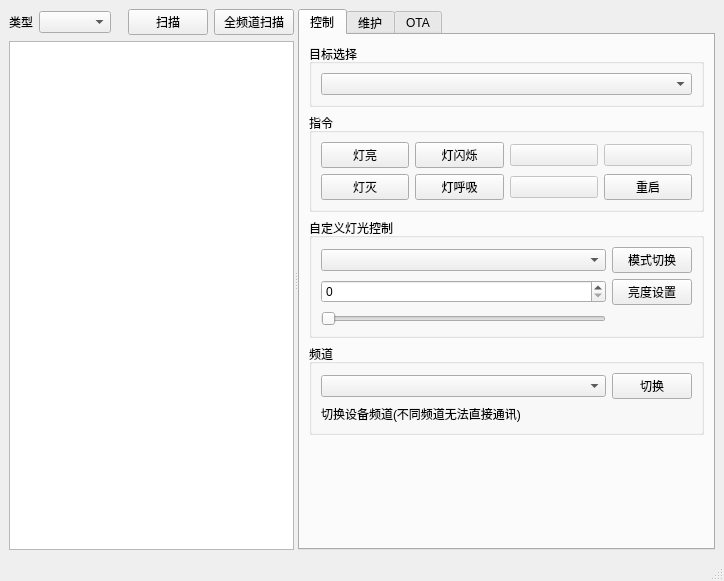
<?xml version="1.0" encoding="UTF-8"?>
<ui version="4.0">
 <class>MainWindow</class>
 <widget class="QMainWindow" name="MainWindow">
  <property name="geometry">
   <rect>
    <x>0</x>
    <y>0</y>
    <width>724</width>
    <height>581</height>
   </rect>
  </property>
  <property name="windowTitle">
   <string>ESP32 车库灯参数设置工具</string>
  </property>
  <widget class="QWidget" name="centralwidget">
   <layout class="QVBoxLayout" name="verticalLayout_2">
    <item>
     <widget class="QSplitter" name="splitter">
      <property name="orientation">
       <enum>Qt::Horizontal</enum>
      </property>
      <widget class="QWidget" name="layoutWidget">
       <layout class="QVBoxLayout" name="verticalLayout">
        <item>
         <layout class="QHBoxLayout" name="horizontalLayout">
          <item>
           <widget class="QLabel" name="label_5">
            <property name="text">
             <string>类型</string>
            </property>
           </widget>
          </item>
          <item>
           <widget class="QComboBox" name="edit_device_type_filter"/>
          </item>
          <item>
           <spacer name="horizontalSpacer">
            <property name="orientation">
             <enum>Qt::Horizontal</enum>
            </property>
            <property name="sizeHint" stdset="0">
             <size>
              <width>40</width>
              <height>20</height>
             </size>
            </property>
           </spacer>
          </item>
          <item>
           <widget class="QPushButton" name="btn_scan">
            <property name="text">
             <string>扫描</string>
            </property>
           </widget>
          </item>
          <item>
           <widget class="QPushButton" name="btn_all_channel_scan">
            <property name="enabled">
             <bool>true</bool>
            </property>
            <property name="text">
             <string>全频道扫描</string>
            </property>
           </widget>
          </item>
         </layout>
        </item>
        <item>
         <widget class="QTableView" name="deviceListView"/>
        </item>
       </layout>
      </widget>
      <widget class="QTabWidget" name="tabWidget">
       <property name="currentIndex">
        <number>0</number>
       </property>
       <widget class="QWidget" name="tab_ctl">
        <attribute name="title">
         <string>控制</string>
        </attribute>
        <layout class="QVBoxLayout" name="verticalLayout_11">
         <item>
          <widget class="QGroupBox" name="groupBox_5">
           <property name="title">
            <string>目标选择</string>
           </property>
           <layout class="QGridLayout" name="gridLayout_7" columnstretch="0">
            <item row="0" column="0">
             <widget class="QComboBox" name="edit_target_select"/>
            </item>
           </layout>
          </widget>
         </item>
         <item>
          <widget class="QGroupBox" name="groupBox_3">
           <property name="title">
            <string>指令</string>
           </property>
           <layout class="QGridLayout" name="gridLayout_4">
            <item row="0" column="0">
             <widget class="QPushButton" name="btn_light_on">
              <property name="text">
               <string>灯亮</string>
              </property>
             </widget>
            </item>
            <item row="1" column="0">
             <widget class="QPushButton" name="btn_light_off">
              <property name="text">
               <string>灯灭</string>
              </property>
             </widget>
            </item>
            <item row="1" column="1">
             <widget class="QPushButton" name="btn_light_breathe">
              <property name="enabled">
               <bool>true</bool>
              </property>
              <property name="text">
               <string>灯呼吸</string>
              </property>
             </widget>
            </item>
            <item row="1" column="2">
             <widget class="QPushButton" name="pushButton_2">
              <property name="enabled">
               <bool>false</bool>
              </property>
              <property name="text">
               <string/>
              </property>
             </widget>
            </item>
            <item row="1" column="3">
             <widget class="QPushButton" name="btn_reboot">
              <property name="text">
               <string>重启</string>
              </property>
             </widget>
            </item>
            <item row="0" column="1">
             <widget class="QPushButton" name="btn_light_blink">
              <property name="enabled">
               <bool>true</bool>
              </property>
              <property name="text">
               <string>灯闪烁</string>
              </property>
             </widget>
            </item>
            <item row="0" column="2">
             <widget class="QPushButton" name="pushButton_5">
              <property name="enabled">
               <bool>false</bool>
              </property>
              <property name="text">
               <string/>
              </property>
             </widget>
            </item>
            <item row="0" column="3">
             <widget class="QPushButton" name="pushButton_6">
              <property name="enabled">
               <bool>false</bool>
              </property>
              <property name="text">
               <string/>
              </property>
             </widget>
            </item>
           </layout>
          </widget>
         </item>
         <item>
          <widget class="QGroupBox" name="groupBox">
           <property name="title">
            <string>自定义灯光控制</string>
           </property>
           <layout class="QGridLayout" name="gridLayout_5" columnstretch="5,1">
            <item row="2" column="0">
             <widget class="QSlider" name="edit_light_brightness_slider">
              <property name="maximum">
               <number>100</number>
              </property>
              <property name="orientation">
               <enum>Qt::Horizontal</enum>
              </property>
             </widget>
            </item>
            <item row="1" column="1">
             <widget class="QPushButton" name="btn_light_brightness_set">
              <property name="text">
               <string>亮度设置</string>
              </property>
             </widget>
            </item>
            <item row="1" column="0">
             <widget class="QSpinBox" name="edit_light_brightness">
              <property name="maximum">
               <number>100</number>
              </property>
             </widget>
            </item>
            <item row="0" column="0">
             <widget class="QComboBox" name="edit_light_mode"/>
            </item>
            <item row="0" column="1">
             <widget class="QPushButton" name="btn_light_mode_set">
              <property name="text">
               <string>模式切换</string>
              </property>
             </widget>
            </item>
           </layout>
          </widget>
         </item>
         <item>
          <widget class="QGroupBox" name="groupBox_4">
           <property name="title">
            <string>频道</string>
           </property>
           <layout class="QGridLayout" name="gridLayout_6" columnstretch="5,1">
            <item row="0" column="1">
             <widget class="QPushButton" name="btn_channel_set">
              <property name="text">
               <string>切换</string>
              </property>
             </widget>
            </item>
            <item row="0" column="0">
             <widget class="QComboBox" name="edit_channel"/>
            </item>
            <item row="1" column="0">
             <widget class="QLabel" name="label_10">
              <property name="text">
               <string>&lt;html&gt;&lt;head/&gt;&lt;body&gt;&lt;p&gt;切换设备频道(不同频道无法直接通讯)&lt;/p&gt;&lt;/body&gt;&lt;/html&gt;</string>
              </property>
             </widget>
            </item>
           </layout>
          </widget>
         </item>
         <item>
          <spacer name="verticalSpacer_7">
           <property name="orientation">
            <enum>Qt::Vertical</enum>
           </property>
           <property name="sizeHint" stdset="0">
            <size>
             <width>20</width>
             <height>205</height>
            </size>
           </property>
          </spacer>
         </item>
        </layout>
       </widget>
       <widget class="QWidget" name="tab_set">
        <attribute name="title">
         <string>维护</string>
        </attribute>
        <layout class="QVBoxLayout" name="verticalLayout_4">
         <item>
          <layout class="QHBoxLayout" name="horizontalLayout_3">
           <item>
            <widget class="QPushButton" name="btn_config_read">
             <property name="text">
              <string>读取</string>
             </property>
            </widget>
           </item>
           <item>
            <spacer name="horizontalSpacer_2">
             <property name="orientation">
              <enum>Qt::Horizontal</enum>
             </property>
             <property name="sizeHint" stdset="0">
              <size>
               <width>40</width>
               <height>20</height>
              </size>
             </property>
            </spacer>
           </item>
           <item>
            <widget class="QPushButton" name="btn_config_write">
             <property name="text">
              <string>写入</string>
             </property>
            </widget>
           </item>
          </layout>
         </item>
         <item>
          <widget class="Line" name="line_2">
           <property name="orientation">
            <enum>Qt::Horizontal</enum>
           </property>
          </widget>
         </item>
         <item>
          <widget class="Line" name="line">
           <property name="orientation">
            <enum>Qt::Horizontal</enum>
           </property>
          </widget>
         </item>
         <item>
          <layout class="QFormLayout" name="formLayout">
           <item row="0" column="0">
            <widget class="QLabel" name="label">
             <property name="text">
              <string>位置</string>
             </property>
            </widget>
           </item>
           <item row="0" column="1">
            <layout class="QHBoxLayout" name="horizontalLayout_2">
             <item>
              <widget class="QLineEdit" name="edit_pos_g">
               <property name="placeholderText">
                <string>G</string>
               </property>
              </widget>
             </item>
             <item>
              <widget class="QLineEdit" name="edit_pos_x">
               <property name="placeholderText">
                <string>X</string>
               </property>
              </widget>
             </item>
             <item>
              <widget class="QLineEdit" name="edit_pos_y">
               <property name="placeholderText">
                <string>Y</string>
               </property>
              </widget>
             </item>
            </layout>
           </item>
           <item row="1" column="0">
            <widget class="QLabel" name="label_4">
             <property name="text">
              <string>来人亮度</string>
             </property>
            </widget>
           </item>
           <item row="1" column="1">
            <widget class="QSpinBox" name="edit_light_on_duty">
             <property name="maximum">
              <number>100</number>
             </property>
            </widget>
           </item>
           <item row="2" column="0">
            <widget class="QLabel" name="label_3">
             <property name="text">
              <string>人走亮度</string>
             </property>
            </widget>
           </item>
           <item row="2" column="1">
            <widget class="QSpinBox" name="edit_light_off_duty">
             <property name="maximum">
              <number>100</number>
             </property>
            </widget>
           </item>
           <item row="6" column="0">
            <widget class="QLabel" name="label_6">
             <property name="text">
              <string>雷达联动模式</string>
             </property>
            </widget>
           </item>
           <item row="7" column="0">
            <widget class="QLabel" name="label_7">
             <property name="text">
              <string>雷达联动数量</string>
             </property>
            </widget>
           </item>
           <item row="7" column="1">
            <widget class="QSpinBox" name="edit_radar_link_range">
             <property name="minimum">
              <number>-128</number>
             </property>
             <property name="maximum">
              <number>128</number>
             </property>
             <property name="value">
              <number>0</number>
             </property>
            </widget>
           </item>
           <item row="4" column="0">
            <widget class="QLabel" name="label_on_fade">
             <property name="text">
              <string>人来渐变时间(ms)</string>
             </property>
            </widget>
           </item>
           <item row="4" column="1">
            <widget class="QSpinBox" name="edit_led_on_fade">
             <property name="maximum">
              <number>65535</number>
             </property>
            </widget>
           </item>
           <item row="5" column="0">
            <widget class="QLabel" name="label_off_fade">
             <property name="text">
              <string>人走渐变时间(ms)</string>
             </property>
            </widget>
           </item>
           <item row="5" column="1">
            <widget class="QSpinBox" name="edit_led_off_fade">
             <property name="maximum">
              <number>65535</number>
             </property>
            </widget>
           </item>
           <item row="6" column="1">
            <widget class="QComboBox" name="edit_radar_link_mode"/>
           </item>
           <item row="3" column="0">
            <widget class="QLabel" name="label_8">
             <property name="text">
              <string>延时暗灯(ms)</string>
             </property>
            </widget>
           </item>
           <item row="3" column="1">
            <widget class="QSpinBox" name="edit_light_off_delay">
             <property name="maximum">
              <number>65535</number>
             </property>
            </widget>
           </item>
           <item row="11" column="0">
            <widget class="QLabel" name="label_9">
             <property name="text">
              <string>网关</string>
             </property>
            </widget>
           </item>
           <item row="11" column="1">
            <widget class="QLineEdit" name="edit_gw_addr"/>
           </item>
           <item row="8" column="0">
            <widget class="QLabel" name="label_11">
             <property name="text">
              <string>雷达门限</string>
             </property>
            </widget>
           </item>
           <item row="9" column="0">
            <widget class="QLabel" name="label_12">
             <property name="text">
              <string>感光门限</string>
             </property>
            </widget>
           </item>
           <item row="10" column="0">
            <widget class="QLabel" name="label_13">
             <property name="text">
              <string>延时时间</string>
             </property>
            </widget>
           </item>
           <item row="8" column="1">
            <widget class="QSpinBox" name="edit_radar_threshold">
             <property name="minimum">
              <number>0</number>
             </property>
             <property name="maximum">
              <number>16777215</number>
             </property>
             <property name="value">
              <number>0</number>
             </property>
            </widget>
           </item>
           <item row="9" column="1">
            <widget class="QSpinBox" name="edit_radar_light_threshold">
             <property name="minimum">
              <number>0</number>
             </property>
             <property name="maximum">
              <number>255</number>
             </property>
             <property name="value">
              <number>0</number>
             </property>
            </widget>
           </item>
           <item row="10" column="1">
            <widget class="QSpinBox" name="edit_radar_delay">
             <property name="minimum">
              <number>0</number>
             </property>
             <property name="maximum">
              <number>65535</number>
             </property>
             <property name="value">
              <number>0</number>
             </property>
            </widget>
           </item>
          </layout>
         </item>
         <item>
          <spacer name="verticalSpacer_2">
           <property name="orientation">
            <enum>Qt::Vertical</enum>
           </property>
           <property name="sizeHint" stdset="0">
            <size>
             <width>20</width>
             <height>40</height>
            </size>
           </property>
          </spacer>
         </item>
        </layout>
       </widget>
       <widget class="QWidget" name="tab_ota">
        <attribute name="title">
         <string>OTA</string>
        </attribute>
        <layout class="QVBoxLayout" name="verticalLayout_3">
         <item>
          <layout class="QGridLayout" name="gridLayout">
           <item row="0" column="0">
            <widget class="QLineEdit" name="edit_upgrade_rom"/>
           </item>
           <item row="0" column="1">
            <widget class="QPushButton" name="btn_select_file">
             <property name="text">
              <string>打开文件</string>
             </property>
            </widget>
           </item>
           <item row="1" column="1">
            <widget class="QPushButton" name="btn_app_flash">
             <property name="text">
              <string>烧录</string>
             </property>
            </widget>
           </item>
           <item row="1" column="0">
            <widget class="QProgressBar" name="ota_progress">
             <property name="value">
              <number>24</number>
             </property>
            </widget>
           </item>
           <item row="2" column="0" colspan="2">
            <widget class="QLabel" name="ota_status_label">
             <property name="text">
              <string/>
             </property>
            </widget>
           </item>
          </layout>
         </item>
         <item>
          <spacer name="verticalSpacer">
           <property name="orientation">
            <enum>Qt::Vertical</enum>
           </property>
           <property name="sizeHint" stdset="0">
            <size>
             <width>20</width>
             <height>577</height>
            </size>
           </property>
          </spacer>
         </item>
        </layout>
       </widget>
      </widget>
     </widget>
    </item>
   </layout>
  </widget>
  <widget class="QMenuBar" name="menubar">
   <property name="geometry">
    <rect>
     <x>0</x>
     <y>0</y>
     <width>724</width>
     <height>21</height>
    </rect>
   </property>
  </widget>
  <widget class="QStatusBar" name="statusbar"/>
 </widget>
 <resources/>
 <connections>
  <connection>
   <sender>edit_light_brightness_slider</sender>
   <signal>valueChanged(int)</signal>
   <receiver>edit_light_brightness</receiver>
   <slot>setValue(int)</slot>
   <hints>
    <hint type="sourcelabel">
     <x>528</x>
     <y>310</y>
    </hint>
    <hint type="destinationlabel">
     <x>508</x>
     <y>272</y>
    </hint>
   </hints>
  </connection>
  <connection>
   <sender>edit_light_brightness</sender>
   <signal>valueChanged(int)</signal>
   <receiver>edit_light_brightness_slider</receiver>
   <slot>setValue(int)</slot>
   <hints>
    <hint type="sourcelabel">
     <x>619</x>
     <y>278</y>
    </hint>
    <hint type="destinationlabel">
     <x>619</x>
     <y>311</y>
    </hint>
   </hints>
  </connection>
 </connections>
</ui>
